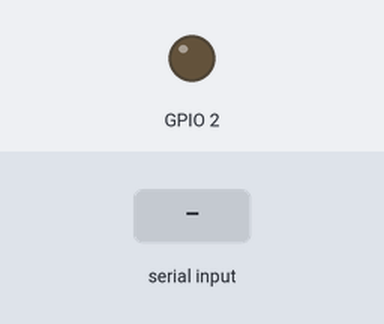
A sketch run on a simulated ESP32. Shown: output pins drawn as LEDs (lit = HIGH). Dashed ring = blinking. The test bench sets the inputs (shaded band). What the sketch prints to the serial monitor is not drawn.

Above: at 1.2 s.
1.3 s: "PING\n" received over Serial
At 6.41 s:
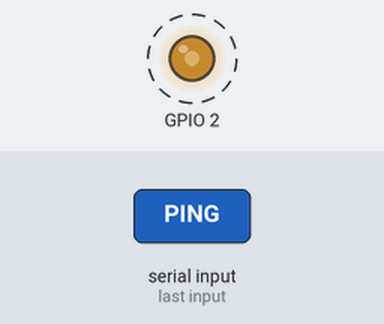
Timing chart, 0 to 12.5 s (numbered marks = the images above; inputs shaded):
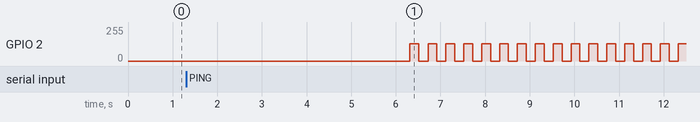

The sketch:

EMBEDDED_TASK.ino
```cpp
#include <Arduino.h>


typedef struct {
    char     type;
    int16_t  value;
    uint32_t timestamp_ms;
} Command_t;

 QueueHandle_t commandQueue;


volatile bool     braking        = false;   // owned by actuate
volatile uint32_t latestCommand_ms = 0;
volatile char     latestCommand;
// CHANGE TO 600 BFR SUBMIT
volatile int16_t  linkLost_time = 5000; // in ms

volatile uint8_t  throttleTarget = 0;
volatile int16_t  latestSteer    = 0;
volatile bool     linkLost       = false;   // set by WATCHDOG, read by actuate


void Actuator_SetOutput() {

    static uint8_t currentThrottle = 0; // keep a single value on the stack between calls

    if (braking) { // immediately brake
        currentThrottle = 0;
    }else {
        if      (currentThrottle < throttleTarget) currentThrottle++;
        else if (currentThrottle > throttleTarget) currentThrottle--;
    }


    int pwm = map(currentThrottle, 0, 100, 0, 1023);
    ledcWrite(2, pwm);

}
void FailSafe_Blink() {
    static bool ledOn = false;
    static uint32_t lastToggle = 0;
    const uint32_t BLINK_MS = 200;

    uint32_t now = millis();
    if (now - lastToggle >= BLINK_MS) {
        lastToggle = now;
        ledOn = !ledOn;
        ledcWrite(2, ledOn ? 512 : 0);   // half brightness so can be different from throttle pwm
    }
}
void commandRxTask(void *pv) {
    char lineBuf[32];
    uint8_t idx = 0;

    for (;;) {
        while (Serial.available()) {
            char c = Serial.read();

            if (c == '\n' || c == '\r') {
                if (idx == 0) continue;
                lineBuf[idx] = '\0';
               // Serial.print("PARSED: "); Serial.println(lineBuf);
                idx = 0;


                char keyword[16];
                if (sscanf(lineBuf, "%15s", keyword) != 1) continue;


                Command_t cmd;
                cmd.value = 0;

                if      (strcmp(keyword, "THROTTLE") == 0) cmd.type = 'T';
                else if (strcmp(keyword, "STEER")    == 0) cmd.type = 'S';
                else if (strcmp(keyword, "BRAKE")    == 0) cmd.type = 'B';
                else if (strcmp(keyword, "PING")     == 0) cmd.type = 'P';
                else continue;


                if (cmd.type != 'P') {
                    int value;
                    if (sscanf(lineBuf, "%*s %d", &value) != 1) continue;   // missing/garbage number

                    switch (cmd.type) {
                        case 'T':
                            if (value > 100 || value < 0) continue;
                            break;
                        case 'S':
                            if (value > 100 || value < -100) continue;
                            break;
                        case 'B':
                            if (value > 100 || value < 0) continue;
                            break;

                        default:
                            break;
                    }


                    cmd.value = (int16_t)value;
                }


                cmd.timestamp_ms = millis();
                latestCommand    = cmd.type;
                latestCommand_ms = cmd.timestamp_ms;


                bool ok;
                if (cmd.type == 'B') ok = xQueueSendToFront(commandQueue, &cmd, 0);
                else                 ok = xQueueSend(commandQueue, &cmd, 0);


                    if (!ok && cmd.type == 'B') {
                        Command_t discard;
                        xQueueReceive(commandQueue, &discard, 0);      // make room, don't touch cmd
                        xQueueSendToFront(commandQueue, &cmd, 0);      // now the brake goes in
                    }
             //   Serial.print("SENT: "); Serial.println(cmd.type);    // check what entered queue

            } else if (idx < sizeof(lineBuf) - 1) {
                lineBuf[idx++] = c;
            }

        }

        vTaskDelay(pdMS_TO_TICKS(10));
    }
}

void actuateTask(void *pv) {
   const TickType_t timeout = pdMS_TO_TICKS(5);
    Command_t cmd;

    for (;;) {
        while (xQueueReceive(commandQueue, &cmd, 0) == pdTRUE) {
            switch (cmd.type) {
                case 'B':
                    braking = (cmd.value > 0);
                    throttleTarget = 0;
                    break;
                case 'T':
                    if (!braking) {
                        throttleTarget = cmd.value;
                    }
                    break;
                case 'S':
                   latestSteer = cmd.value;
                    break;
                case 'P':
                   Serial.println("Ping Acknowledged");
                    break;
                default:
                    break;
            }

        }


        if (linkLost) {
            FailSafe_Blink();
        }
        else {
          Actuator_SetOutput();
        }


        if (xQueuePeek(commandQueue, &cmd, timeout) == pdTRUE) {
            continue;               // something arrived — loop, drain handles it
        }
    }
}

void watchdogTask(void* pv) {
    bool wasLost = false; // to fire once
    for (;;) {
        linkLost = (millis() - latestCommand_ms > linkLost_time); // PUT IN VAR TO TEST
        if (linkLost && !wasLost) {
            Serial.println("LINK LOST, failing safe");
        }
        wasLost = linkLost;
        vTaskDelay(pdMS_TO_TICKS(50));
    }
}

void statusTask(void* pv) {
    for (;;) {
        uint32_t lastWaketime = millis();
        if (!linkLost) {
            Serial.printf("Uptime: %d\n"
                          "Last Command Received: %c\n"
                          "Last Command Received Time: %d\n"
                          "Steer: %d Throttle: %d\n", lastWaketime ,latestCommand ,latestCommand_ms, latestSteer ,throttleTarget );
        }


        vTaskDelayUntil(&lastWaketime , pdMS_TO_TICKS(1000));
    }
}
void setup() {
    Serial.begin(115200);
    commandQueue = xQueueCreate(20, sizeof(Command_t));
    ledcAttach(2, 5000, 10);  // 5 kHz, 10-bit

    xTaskCreatePinnedToCore(commandRxTask, "RX", 4096, NULL, 4, NULL, 1);
    xTaskCreatePinnedToCore(actuateTask, "ACTUATE", 4096, NULL, 3, NULL, 1);
    xTaskCreatePinnedToCore(watchdogTask, "WATCHDOG", 4096, NULL, 3, NULL, 1);
    xTaskCreatePinnedToCore(statusTask, "STATUS", 4096, NULL, 1, NULL, 1);


}

void loop() {}
```
